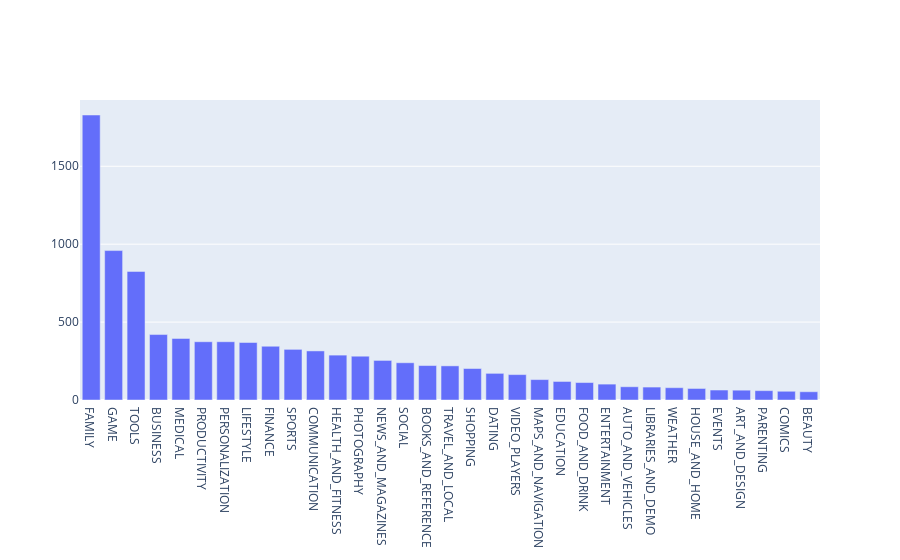

Source (notebook cell):
### Markdown cell above
## 6. Exploring App Categories

With over 1 billion active users in 190 countries, Google Play remains a crucial platform for app distribution, allowing businesses to reach a global audience. Google has introduced the concept of grouping apps into categories to enhance the search experience and make apps more discoverable.

This leads us to the following questions:

- Which category holds the largest share of active apps in the market?
- Is there any specific category dominating the market?
- Which categories have the fewest number of apps?

Our dataset contains 33 unique app categories. Notably, "Family" and "Game" apps exhibit the highest market prevalence. Interestingly, categories such as "Tools," "Business," and "Medical" also hold significant positions in the market landscape.

### Code cell
import plotly
plotly.offline.init_notebook_mode(connected=True)
import plotly.graph_objs as go

# Print the total number of unique categories
num_categories = len(apps['Category'].unique())
print('Number of categories = ', num_categories)

# Count the number of apps in each 'Category'. 
num_apps_in_category = apps['Category'].value_counts()

# Sort num_apps_in_category in descending order based on the count of apps in each category
sorted_num_apps_in_category = num_apps_in_category.sort_values(ascending = False)

data = [go.Bar(
        x = num_apps_in_category.index, # index = category name
        y = num_apps_in_category.values, # value = count
)]

plotly.offline.iplot(data)

### Figure 1 — Plotly figure (JSON) as saved in the notebook; plotly's stock layout.template omitted (floating-point values rounded to 4 significant figures)
{"data": [{"type": "bar", "x": ["FAMILY", "GAME", "TOOLS", "BUSINESS", "MEDICAL", "PRODUCTIVITY", "PERSONALIZATION", "LIFESTYLE", "FINANCE", "SPORTS", "COMMUNICATION", "HEALTH_AND_FITNESS", "PHOTOGRAPHY", "NEWS_AND_MAGAZINES", "SOCIAL", "BOOKS_AND_REFERENCE", "TRAVEL_AND_LOCAL", "SHOPPING", "DATING", "VIDEO_PLAYERS", "MAPS_AND_NAVIGATION", "EDUCATION", "FOOD_AND_DRINK", "ENTERTAINMENT", "AUTO_AND_VEHICLES", "LIBRARIES_AND_DEMO", "WEATHER", "HOUSE_AND_HOME", "EVENTS", "ART_AND_DESIGN", "PARENTING", "COMICS", "BEAUTY"], "y": [1829, 959, 825, 420, 395, 374, 374, 369, 345, 325, 315, 288, 281, 254, 239, 221, 219, 202, 171, 163, 131, 119, 112, 102, 85, 83, 79, 74, 64, 63, 60, 56, 53]}], "layout": {}}
